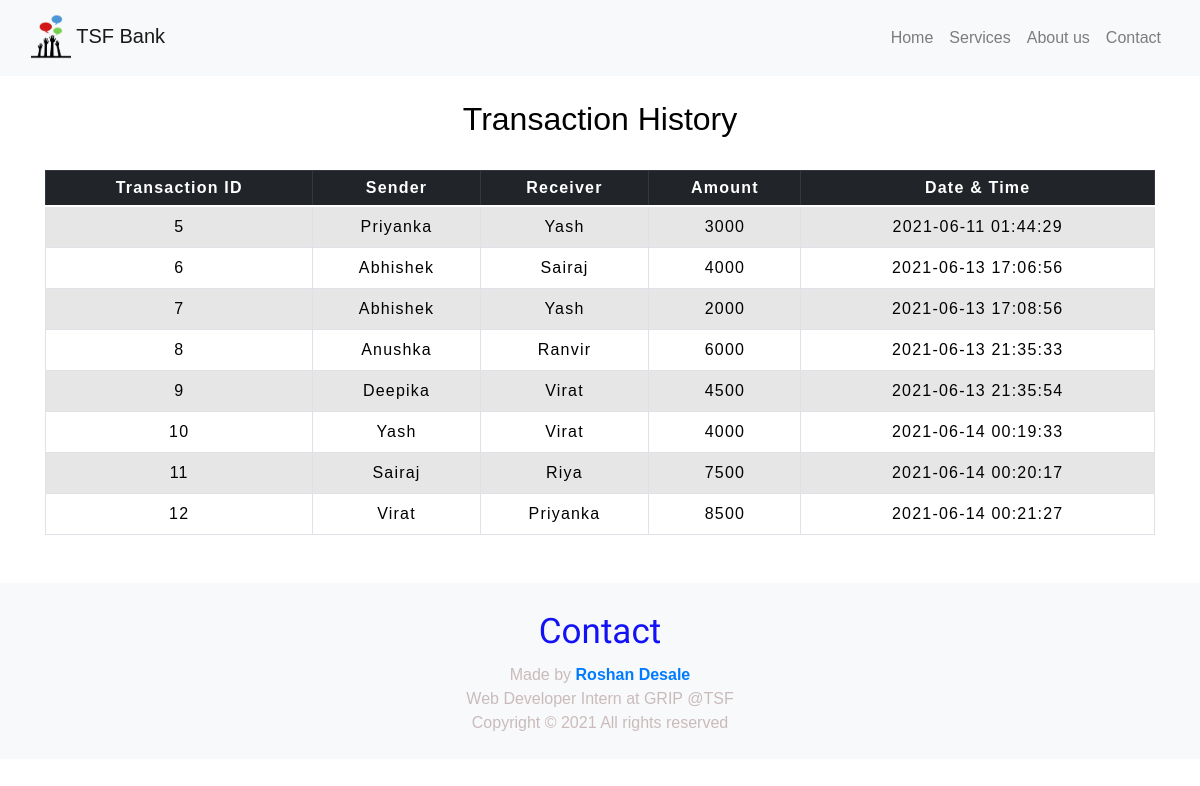
The page /transactionhistory.php on the database its author committed.
### tables this page shows
CREATE TABLE `transaction` (
  `sno` int(3) NOT NULL,
  `sender` text NOT NULL,
  `receiver` text NOT NULL,
  `balance` int(8) NOT NULL,
  `datetime` datetime NOT NULL DEFAULT current_timestamp()
);

### transactionhistory.php (the view, shortened to what this page needs)
<!doctype html>
<html lang="en">
  <head>
    <link href="https://cdn.jsdelivr.net/npm/bootstrap@5.0.0-beta1/dist/css/bootstrap.min.css" rel="stylesheet"crossorigin="anonymous">
    <link rel="stylesheet" type="text/css" href="css/table.css">
    <link rel="stylesheet" type="text/css" href="css/style.css">
    <link rel="stylesheet" href="https://maxcdn.bootstrapcdn.com/bootstrap/4.0.0/css/bootstrap.min.css">
  </head>
  <body>
  <?php
    include 'navbar.php';
  ?>
  <div class="container">
        <h2 class="text-center pt-4" style="color : black;">Transaction History</h2>
       <br>
       <div class="table-responsive-sm">
    <table class="table table-hover table-sm table-striped table-condensed table-bordered">
        <thead style="color : white;" class="table-dark">
            <tr>
                <th class="text-center">Transaction ID</th>
                <th class="text-center">Sender</th>
                <th class="text-center">Receiver</th>
                <th class="text-center">Amount</th>
                <th class="text-center">Date & Time</th>
            </tr>
        </thead>
        <tbody>
        <?php
include 'config.php';
$sql ="select * from transaction";
$query =mysqli_query($conn, $sql);
while($rows = mysqli_fetch_assoc($query))
{
?>
<tr style="color : black;">
            <td class="py-2"><?php echo $rows['sno']; ?></td>
            <td class="py-2"><?php echo $rows['sender']; ?></td>
            <td class="py-2"><?php echo $rows['receiver']; ?></td>
            <td class="py-2"><?php echo $rows['balance']; ?> </td>
            <td class="py-2"><?php echo $rows['datetime']; ?> </td>
        <?php
            }
        ?>
        </tbody>
    </table>
    </div>
</div>
<footer class="footer text-center mt-5 py-2 " id="footer" style="position:relative; bottom:0; width:100%;">
  <h2 class="heading" style="padding-top:10px; margin:10px;">Contact</h2>
  <p>Made by <b><a href='https://www.linkedin.com/in/roshan-desale/'>Roshan Desale</a></b> <br>Web Developer Intern at GRIP @TSF
    <br class="text-copy">
    Copyright &copy; 2021 All rights reserved
  </p>
</footer>
</body>
</html>

### navbar.php (shortened to what this page needs)
<nav class="navbar navbar-expand-lg navbar-light bg-light">
  <div class="container-fluid">
    <a class="navbar-brand" href="index.php"><img src="images/logo.png" alt="logo" style="width:40px;"> TSF Bank</a>
    <div class="collapse navbar-collapse" id="navbarSupportedContent">
        <ul class="navbar-nav ml-auto">
          <li class="nav-item">
            <a class="nav-link" href="index.php">Home</a>
          </li>
          <li class="nav-item">
            <a class="nav-link" href="index.php#services">Services</a>
          </li>
          <li class="nav-item">
            <a class="nav-link" href="index.php#about">About us</a>
          </li>
          <li class="nav-item">
            <a class="nav-link" href="index.php#footer">Contact</a>
          </li>
    </div>
  </div>
</nav>

### css/table.css (style rules this page uses)
* { padding: 0; margin: 0; box-sizing: border-box; font-family: sans-serif ; }
h2 { font-size: 40px; }
table { letter-spacing: 1.2px; }
td { text-align: center; }

### css/style.css (style rules this page uses)
* { padding: 0px; margin: 0px; }
.heading { color: rgb(18, 18, 245); font-size: 35px; text-align: center; margin: 40px; padding-top: 40px; font-family: 'Baloo Bhai 2', cursive; }
footer { display: flex; position: fixed; left: 0; bottom: 0px; flex-direction: column; align-items: center; justify-content: center; text-align: center; font-family: sans-serif; color: rgb(202, 187, 187); background-color:#f8f9fa!important; margin-top: 50px; padding-top: 25px; }

### rows shown on the page
transaction: sno "5", sender "Priyanka", receiver "Yash", balance "3000", datetime "2021-06-11 01:44:29"
transaction: sno "6", sender "Abhishek", receiver "Sairaj", balance "4000", datetime "2021-06-13 17:06:56"
transaction: sno "7", sender "Abhishek", receiver "Yash", balance "2000", datetime "2021-06-13 17:08:56"
transaction: sno "8", sender "Anushka", receiver "Ranvir", balance "6000", datetime "2021-06-13 21:35:33"
transaction: sno "9", sender "Deepika", receiver "Virat", balance "4500", datetime "2021-06-13 21:35:54"
transaction: sno "10", sender "Yash", receiver "Virat", balance "4000", datetime "2021-06-14 00:19:33"
transaction: sno "11", sender "Sairaj", receiver "Riya", balance "7500", datetime "2021-06-14 00:20:17"
transaction: sno "12", sender "Virat", receiver "Priyanka", balance "8500", datetime "2021-06-14 00:21:27"
